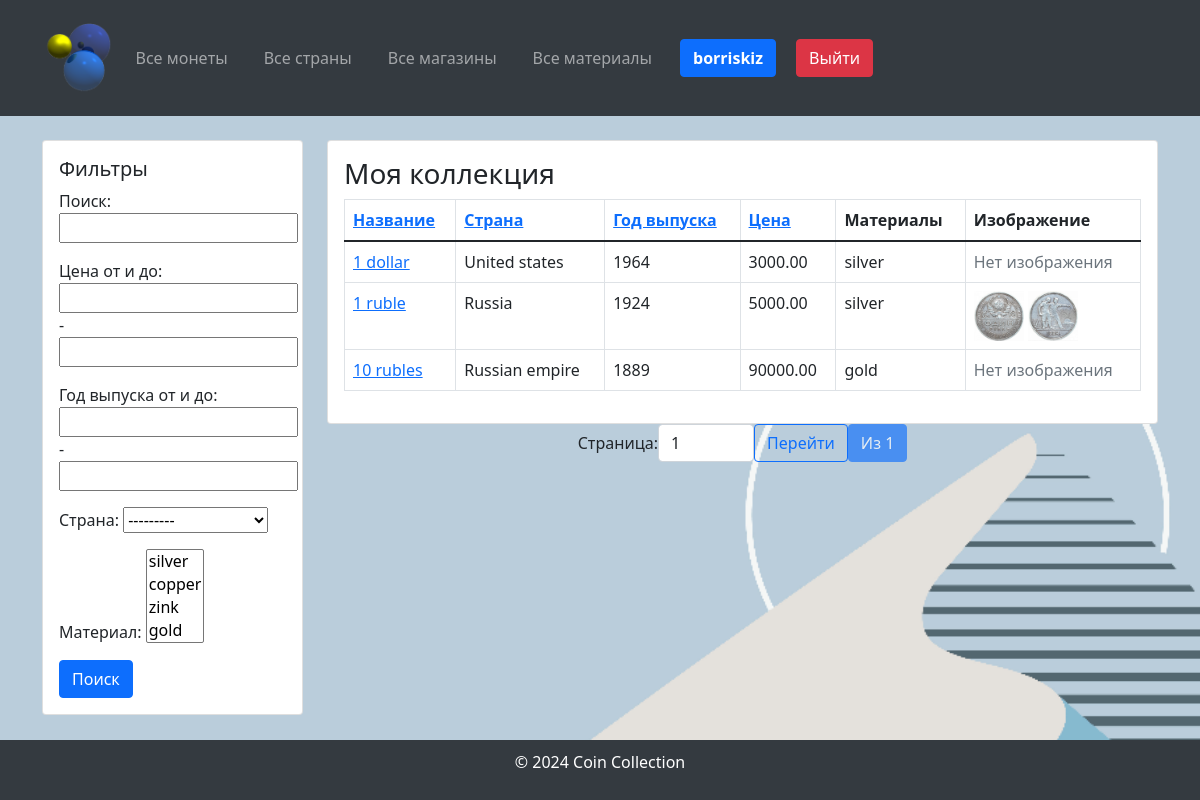
/profile/ (signed in), run on the app's committed database.
### coindb/models.py (models this page shows, shortened)
class Coin(models.Model):
    name = models.CharField(max_length=255, verbose_name="Coin Name")
    country = models.ForeignKey(Country, on_delete=models.SET_NULL, blank=True, null=True,
                                verbose_name="Country of Origin")
    year = models.IntegerField(verbose_name="Year of Issue")
    material = models.ManyToManyField(Material, verbose_name="Coin Material")
    price = models.DecimalField(max_digits=10, decimal_places=2, verbose_name="Coin Price")
    imageObverse = models.ImageField(upload_to="coins/", verbose_name="Coin Obverse Image", blank=True, null=True)
    imageReverse = models.ImageField(upload_to="coins/", verbose_name="Coin Reverse Image", blank=True, null=True)
    shop = models.ForeignKey('Shop', on_delete=models.SET_NULL, null=True, blank=True, verbose_name="Shop",
                             related_name="coins")
    class Meta:
        verbose_name = "Coin"
        verbose_name_plural = "Coins"

class Country(models.Model):
    CONTINENT_CHOICES = [
        ("Africa", "Africa"),
        ("Asia", "Asia"),
        ("Europe", "Europe"),
        ("North America", "North America"),
        ("South America", "South America"),
        ("Antarctica", "Antarctica"),
        ("Australia", "Australia"),
    ]
    name = models.CharField(max_length=255, verbose_name="Country Name")
    continent = models.CharField(max_length=20, choices=CONTINENT_CHOICES, verbose_name="Continent")
    code = models.CharField(max_length=10, verbose_name="Country Code", unique=True)
    class Meta:
        verbose_name = "Country"
        verbose_name_plural = "Countries"
    def __str__(self):
        return self.name

class Material(models.Model):
    name = models.CharField(max_length=255, verbose_name="Material Name")
    price = models.DecimalField(max_digits=10, decimal_places=2, verbose_name="Material Price")
    class Meta:
        verbose_name = "Material"
        verbose_name_plural = "Materials"
    def __str__(self):
        return self.name

### coindb/views.py (the view)
# urls.py: path('profile/', views.ProfileView.as_view(), name='profile'),
class ProfileView(LoginRequiredMixin, View):
    def get(self, request):
        coins = Coin.objects.filter(coincollection__user=request.user)
        coin_filter = CoinFilterSet(request.GET, queryset=coins)
        coins = coin_filter.qs
        sort_field = request.GET.get('sort', 'name')
        order = request.GET.get('order', 'asc')
        if order == 'desc':
            sort_field = f'-{sort_field}'
        coins = coins.order_by(sort_field)
        paginator = Paginator(coins, 10)
        page_number = request.GET.get('page')
        page_obj = paginator.get_page(page_number)
        return render(request, 'profile.html', {
            'page_obj': page_obj,
            'filter': coin_filter,
        })

### templates/profile.html (shortened to what this page needs)
{% extends 'base.html' %}
{% load bootstrap5 %}
{% block sidebar %}
    <div class="col-md-12 mb-4">
        <div class="card">
            <div class="card-body">
                <form method="get">
                    <h5 class="card-title">Фильтры</h5>
                    {{ filter.form.as_p }}
                    <button type="submit" class="btn btn-primary">Поиск</button>
                </form>
            </div>
        </div>
    </div>
{% endblock %}
{% block content %}
    <div class="card">
        <div class="card-body">
            <h3>Моя коллекция</h3>
            <table class="table table-bordered">
                <thead>
                <tr>
                    <th>
                        <a href="?sort=name{% if request.GET.sort == 'name' and request.GET.order != 'desc' %}&order=desc{% endif %}">
                            Название
                        </a>
                    </th>
                    <th>
                        <a href="?sort=country{% if request.GET.sort == 'country' and request.GET.order != 'desc' %}&order=desc{% endif %}">
                            Страна
                        </a>
                    </th>
                    <th>
                        <a href="?sort=year{% if request.GET.sort == 'year' and request.GET.order != 'desc' %}&order=desc{% endif %}">
                            Год выпуска
                        </a>
                    </th>
                    <th>
                        <a href="?sort=price{% if request.GET.sort == 'price' and request.GET.order != 'desc' %}&order=desc{% endif %}">
                            Цена
                        </a>
                    </th>
                    <th>Материалы</th>
                    <th>Изображение</th>
                </tr>
                </thead>
                <tbody>
                {% for coin in page_obj %}
                    <tr>
                        <td><a href="{% url 'coin_detail' coin.id %}">{{ coin.name }}</a></td>
                        <td>{{ coin.country.name }}</td>
                        <td>{{ coin.year }}</td>
                        <td>{{ coin.price }}</td>
                        <td>
                            {% for material in coin.material.all %}
                                {{ material.name }}{% if not forloop.last %}, {% endif %}
                            {% endfor %}
                        </td>
                        <td>
                            {% if coin.imageObverse %}
                                <img src="{{ coin.imageObverse.url }}" alt="{{ coin.name }}" width="50">
                            {% endif %}
                            {% if coin.imageReverse %}
                                <img src="{{ coin.imageReverse.url }}" alt="{{ coin.name }}" width="50">
                            {% endif %}
                            {% if  not coin.imageObverse and not coin.imageReverse %}
                                <span class="text-muted">Нет изображения</span>
                            {% endif %}
                        </td>
                    </tr>
                {% empty %}
                    <tr>
                        <td colspan="6" class="text-center">Нет монет в коллекции</td>
                    </tr>
                {% endfor %}
                </tbody>
            </table>
        </div>
    </div>
    <div class="pagination justify-content-center">
        <form method="get" class="d-inline-flex align-items-center">
            <label for="page-input" class="mr-2">Страница:</label>
            <input type="number" id="page-input" name="page" value="{{ page_obj.number }}" min="1"
                   max="{{ page_obj.paginator.num_pages }}" class="form-control w-auto" style="width: 80px;">
            <button type="submit" class="btn btn-outline-primary ml-2">Перейти</button>
        </form>
        <span class="btn btn-primary disabled ml-2">Из {{ page_obj.paginator.num_pages }}</span>
    </div>
{% endblock %}

### templates/base.html (shortened to what this page needs)
<!DOCTYPE html>
<html lang="ru">
<head>
    <link href="https://cdn.jsdelivr.net/npm/bootstrap@5.1.3/dist/css/bootstrap.min.css" rel="stylesheet">
    <link href="https://cdnjs.cloudflare.com/ajax/libs/font-awesome/5.15.4/css/all.min.css" rel="stylesheet">
</head>
<body>
<header>
    <div class="container">
        <nav class="navbar navbar-expand-lg navbar-dark">
            <a class="navbar-brand" href="{% url 'coin_list' %}">
                <img src="/media/logo.png" alt="Монеты" style="height: 70px;">
            </a>
            <div class="collapse navbar-collapse" id="navbarNav">
                <ul class="navbar-nav mr-auto">
                    <li class="nav-item">
                        <a class="nav-link" href="{% url 'coin_list' %}">Все монеты</a>
                    </li>
                    <li class="nav-item">
                        <a class="nav-link" href="{% url 'country_list' %}">Все страны</a>
                    </li>
                    <li class="nav-item">
                        <a class="nav-link" href="{% url 'shop_list' %}">Все магазины</a>
                    </li>
                    <li class="nav-item">
                        <a class="nav-link" href="{% url 'material_list' %}">Все материалы</a>
                    </li>
                </ul>
                <ul class="navbar-nav ml-auto d-flex align-items-center">
                    {% if user.is_authenticated %}
                        <li class="nav-item">
                            <a href="{% url 'profile' %}" class="btn btn-primary ml-3"><strong>{{ user.username }}</strong></a>
                        </li>
                        <li class="nav-item">
                            <a href="{% url 'logout' %}" class="btn btn-danger ml-3">Выйти</a>
                        </li>
                    {% endif %}
                </ul>
            </div>
        </nav>
    </div>
</header>
<main class="container mt-4">
    <div class="row">
        <aside class="col-md-3">
            {% block sidebar %}{% endblock %}
        </aside>
        <section class="col-md-9">
            {% block content %}{% endblock %}
        </section>
    </div>
</main>
<footer>
    <p>&copy; 2024 Coin Collection</p>
</footer>
</body>
</html>

### templates/base.html (style rules this page uses)
body, html { display: flex; flex-direction: column; min-height: 100vh; margin: 0; }
main { flex-grow: 1; }
footer { background-color: #343a40; color: #fff; padding: 10px 0; text-align: center; }
body { background-image: url("/media/background.png"); background-size: cover; background-repeat: no-repeat; background-position: center; }
header { background-color: #343a40; color: #fff; padding: 10px 0; }
header a { color: #fff; text-decoration: none; margin-right: 20px; }

### data on the page
Coin: name "1 dollar", country.name "United states", year "1964", price "3000.00", imageObverse "Нет изображения"
Material: name "silver"
Coin: name "1 ruble", country.name "Russia", year "1924", price "5000.00", imageObverse (picture), imageReverse (picture)
Coin: name "10 rubles", country.name "Russian empire", year "1889", price "90000.00", imageObverse "Нет изображения"
Material: name "gold"

### other printed values
{{ user.username }} "borriskiz"
{{ page_obj.paginator.num_pages }} "1"
